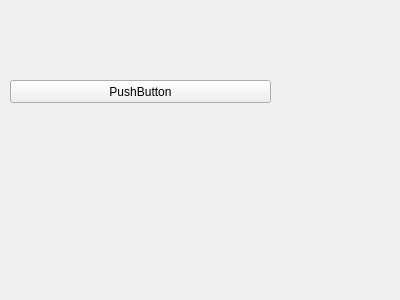
<?xml version="1.0" encoding="UTF-8"?>
<ui version="4.0">
 <class>Ventana</class>
 <widget class="QWidget" name="Ventana">
  <property name="geometry">
   <rect>
    <x>0</x>
    <y>0</y>
    <width>400</width>
    <height>300</height>
   </rect>
  </property>
  <property name="windowTitle">
   <string>Form</string>
  </property>
  <widget class="QPushButton" name="pushButton">
   <property name="geometry">
    <rect>
     <x>10</x>
     <y>80</y>
     <width>261</width>
     <height>23</height>
    </rect>
   </property>
   <property name="text">
    <string>PushButton</string>
   </property>
  </widget>
 </widget>
 <resources/>
 <connections/>
</ui>
